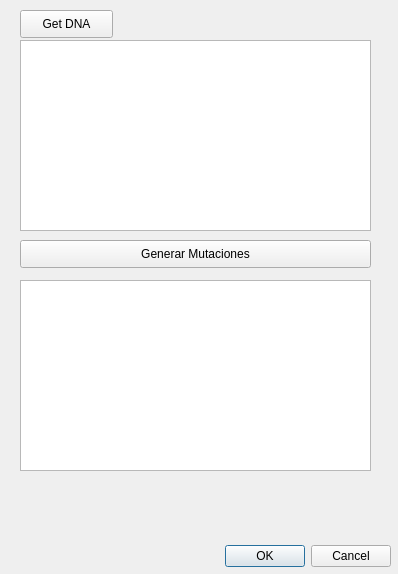
<?xml version="1.0" encoding="UTF-8"?>
<ui version="4.0">
 <class>Mutaciones</class>
 <widget class="QDialog" name="Mutaciones">
  <property name="geometry">
   <rect>
    <x>0</x>
    <y>0</y>
    <width>398</width>
    <height>574</height>
   </rect>
  </property>
  <property name="windowTitle">
   <string>Dialog</string>
  </property>
  <property name="windowIcon">
   <iconset resource="resources.qrc">
    <normaloff>:/icons/images/2.png</normaloff>:/icons/images/2.png</iconset>
  </property>
  <widget class="QDialogButtonBox" name="buttonBox">
   <property name="geometry">
    <rect>
     <x>50</x>
     <y>540</y>
     <width>341</width>
     <height>32</height>
    </rect>
   </property>
   <property name="orientation">
    <enum>Qt::Horizontal</enum>
   </property>
   <property name="standardButtons">
    <set>QDialogButtonBox::Cancel|QDialogButtonBox::Ok</set>
   </property>
  </widget>
  <widget class="QTextEdit" name="DnaStrand">
   <property name="geometry">
    <rect>
     <x>20</x>
     <y>40</y>
     <width>351</width>
     <height>191</height>
    </rect>
   </property>
  </widget>
  <widget class="QPushButton" name="getDnaBttn">
   <property name="geometry">
    <rect>
     <x>20</x>
     <y>10</y>
     <width>93</width>
     <height>28</height>
    </rect>
   </property>
   <property name="text">
    <string>Get DNA</string>
   </property>
  </widget>
  <widget class="QPushButton" name="mutacionesBttn">
   <property name="geometry">
    <rect>
     <x>20</x>
     <y>240</y>
     <width>351</width>
     <height>28</height>
    </rect>
   </property>
   <property name="text">
    <string>Generar Mutaciones</string>
   </property>
  </widget>
  <widget class="QTextEdit" name="mutatedAAchain">
   <property name="geometry">
    <rect>
     <x>20</x>
     <y>280</y>
     <width>351</width>
     <height>191</height>
    </rect>
   </property>
   <property name="html">
    <string>&lt;!DOCTYPE HTML PUBLIC &quot;-//W3C//DTD HTML 4.0//EN&quot; &quot;http://www.w3.org/TR/REC-html40/strict.dtd&quot;&gt;
&lt;html&gt;&lt;head&gt;&lt;meta name=&quot;qrichtext&quot; content=&quot;1&quot; /&gt;&lt;style type=&quot;text/css&quot;&gt;
p, li { white-space: pre-wrap; }
&lt;/style&gt;&lt;/head&gt;&lt;body style=&quot; font-family:'MS Shell Dlg 2'; font-size:7.8pt; font-weight:400; font-style:normal;&quot;&gt;
&lt;p style=&quot;-qt-paragraph-type:empty; margin-top:0px; margin-bottom:0px; margin-left:0px; margin-right:0px; -qt-block-indent:0; text-indent:0px;&quot;&gt;&lt;br /&gt;&lt;/p&gt;&lt;/body&gt;&lt;/html&gt;</string>
   </property>
  </widget>
 </widget>
 <resources>
  <include location="resources.qrc"/>
 </resources>
 <connections>
  <connection>
   <sender>buttonBox</sender>
   <signal>accepted()</signal>
   <receiver>Mutaciones</receiver>
   <slot>accept()</slot>
   <hints>
    <hint type="sourcelabel">
     <x>248</x>
     <y>254</y>
    </hint>
    <hint type="destinationlabel">
     <x>157</x>
     <y>274</y>
    </hint>
   </hints>
  </connection>
  <connection>
   <sender>buttonBox</sender>
   <signal>rejected()</signal>
   <receiver>Mutaciones</receiver>
   <slot>reject()</slot>
   <hints>
    <hint type="sourcelabel">
     <x>316</x>
     <y>260</y>
    </hint>
    <hint type="destinationlabel">
     <x>286</x>
     <y>274</y>
    </hint>
   </hints>
  </connection>
 </connections>
</ui>
